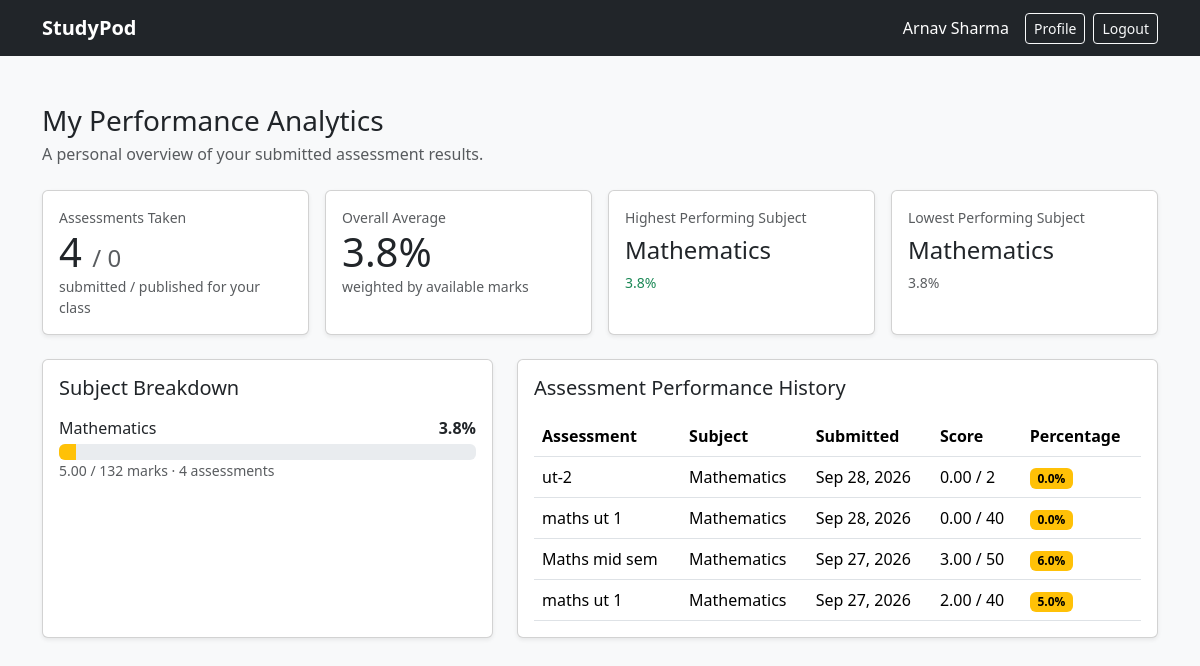
Page /academics/student/analytics/ (signed in) on the committed database.
### accounts/models.py (models this page shows, shortened)
class User(AbstractUser):
    class Role(models.TextChoices):
        TEACHER = "TEACHER", "Teacher"
        STUDENT = "STUDENT", "Student"
        PARENT = "PARENT", "Parent"
    role = models.CharField(
        max_length=10,
        choices=Role.choices,
        default=Role.STUDENT,
    )

### academics/models.py (models this page shows, shortened)
class Subject(models.Model):
    name = models.CharField(max_length=100)
    code = models.CharField(max_length=20, unique=True)

class Assessment(models.Model):
    class AssessmentType(models.TextChoices):
        TEST = "TEST", "Test"
        ASSIGNMENT = "ASSIGNMENT", "Assignment"
    class TimingMode(models.TextChoices):
        NONE = "NONE", "No Time Limit"
        ENTIRE_TEST = "ENTIRE_TEST", "Entire Test"
        PER_QUESTION = "PER_QUESTION", "Per Question"
    title = models.CharField(max_length=200)
    description = models.TextField(blank=True)
    teacher = models.ForeignKey(
        "accounts.TeacherProfile",
        on_delete=models.CASCADE,
        related_name="assessments"
    )
    student_class = models.ForeignKey(
        Class,
        on_delete=models.CASCADE,
        related_name="assessments"
    )
    subject = models.ForeignKey(
        Subject,
        on_delete=models.CASCADE,
        related_name="assessments"
    )
    assessment_type = models.CharField(
        max_length=20,
        choices=AssessmentType.choices
    )
    total_marks = models.PositiveIntegerField()
    is_published = models.BooleanField(default=False)
    max_attempts = models.PositiveIntegerField(default=1)
    shuffle_questions = models.BooleanField(default=False)
    show_results_immediately = models.BooleanField(default=True)
    results_released = models.BooleanField(default=False)
    passmark_percentage = models.FloatField(default=40.0)
    access_code = models.CharField(max_length=20, blank=True, null=True)
    instructions = models.TextField(blank=True)
    timing_mode = models.CharField(
        max_length=20,
        choices=TimingMode.choices,
        default=TimingMode.NONE
    )
    duration_hours = models.PositiveIntegerField(
        default=0
    )
    duration_minutes = models.PositiveIntegerField(
        default=0
    )
    available_from = models.DateTimeField(
        null=True,
        blank=True
    )
    due_date = models.DateTimeField(
        null=True,
        blank=True
    )
    created_at = models.DateTimeField(
        auto_now_add=True
    )

### exam_engine/models.py (models this page shows, shortened)
class AssessmentAttempt(models.Model):
    class Status(models.TextChoices):
        IN_PROGRESS = "IN_PROGRESS", "In Progress"
        SUBMITTED = "SUBMITTED", "Submitted"
        TIME_EXPIRED = "TIME_EXPIRED", "Time Expired"
        LOCKED = "LOCKED", "Locked"
        NEEDS_EVALUATION = "NEEDS_EVALUATION", "Needs Evaluation"
        EVALUATED = "EVALUATED", "Evaluated"
    assessment = models.ForeignKey(
        "academics.Assessment",
        on_delete=models.CASCADE,
        related_name="attempts"
    )
    student = models.ForeignKey(
        "accounts.StudentProfile",
        on_delete=models.CASCADE,
        related_name="assessment_attempts"
    )
    started_at = models.DateTimeField()
    expires_at = models.DateTimeField(
        null=True,
        blank=True
    )
    submitted_at = models.DateTimeField(
        null=True,
        blank=True
    )
    status = models.CharField(
        max_length=20,
        choices=Status.choices,
        default=Status.IN_PROGRESS
    )
    class Meta:
        ordering = ["-started_at", "-pk"]
        constraints = [
            models.UniqueConstraint(
                fields=["assessment", "student"],
                condition=Q(status="IN_PROGRESS"),
                name="unique_active_student_assessment_attempt",
            )
        ]

### academics/views.py (the view)
# urls.py: path("student/analytics/", views.student_analytics, name="student_analytics"),
@login_required
def student_analytics(request):
    if request.user.role != "STUDENT":
        return HttpResponseForbidden("Student analytics are available only to the signed-in student.")
    student = request.user.student_profile
    submitted_attempts = AssessmentAttempt.objects.filter(
        student=student,
        submitted_at__isnull=False,
    ).select_related("assessment__subject", "assessment__student_class")
    taken_stats = submitted_attempts.aggregate(
        taken=Count("pk"),
        total_available=Sum("assessment__total_marks"),
    )
    obtained = StudentAnswer.objects.filter(
        attempt__in=submitted_attempts,
    ).aggregate(total=Sum("awarded_marks"))["total"] or Decimal("0")
    total_available = taken_stats["total_available"] or 0
    average_percentage = (
        (Decimal(obtained) / Decimal(total_available) * Decimal("100"))
        if total_available else Decimal("0")
    )
    if student.student_class_id:
        assigned_stats = Assessment.objects.filter(
            student_class_id=student.student_class_id,
            is_published=True,
        ).aggregate(count=Count("pk"))
        subject_ids = submitted_attempts.values_list(
            "assessment__subject_id", flat=True
        ).distinct()
    else:
        assigned_stats = {"count": 0}
        subject_ids = Subject.objects.none().values_list("pk", flat=True)
    subject_breakdown = []
    for subject in Subject.objects.filter(pk__in=subject_ids).order_by("name"):
        subject_attempts = submitted_attempts.filter(assessment__subject=subject)
        stats = subject_attempts.aggregate(
            taken=Count("pk"),
            available=Sum("assessment__total_marks"),
        )
        marks = StudentAnswer.objects.filter(
            attempt__in=subject_attempts,
        ).aggregate(total=Sum("awarded_marks"))["total"] or Decimal("0")
        available = stats["available"] or 0
        percentage = Decimal(marks) / Decimal(available) * Decimal("100") if available else Decimal("0")
        subject_breakdown.append({
            "subject": subject,
            "assessments_taken": stats["taken"],
            "obtained_marks": marks,
            "total_marks": available,
            "percentage": percentage,
        })
    highest_subject = max(subject_breakdown, key=lambda row: row["percentage"], default=None)
    lowest_subject = min(subject_breakdown, key=lambda row: row["percentage"], default=None)
    history = []
    for attempt in submitted_attempts.annotate(
        analytics_score=Coalesce(
            Sum("answers__awarded_marks"),
            Value(Decimal("0.00")),
            output_field=DecimalField(max_digits=9, decimal_places=2),
        )
    ).order_by("-submitted_at", "-pk"):
        total = attempt.assessment.total_marks
        history.append({
            "attempt": attempt,
            "score": attempt.analytics_score,
            "total_marks": total,
            "percentage": (Decimal(attempt.analytics_score) / Decimal(total) * 100) if total else Decimal("0"),
        })
    return render(request, "academics/student_analytics.html", {
        "taken_count": taken_stats["taken"],
        "assigned_count": assigned_stats["count"],
        "average_percentage": average_percentage,
        "subject_breakdown": subject_breakdown,
        "highest_subject": highest_subject,
        "lowest_subject": lowest_subject,
        "history": history,
    })

### academics/templates/academics/student_analytics.html (shortened to what this page needs)
{% extends "accounts/base.html" %}
{% block content %}
<div class="mb-4">
    <h1 class="h3 mb-1">My Performance Analytics</h1>
    <p class="text-muted mb-0">A personal overview of your submitted assessment results.</p>
</div>
<div class="row g-3 mb-4">
    <div class="col-md-6 col-xl-3"><div class="card h-100 shadow-sm"><div class="card-body"><div class="text-muted small">Assessments Taken</div><div class="display-6">{{ taken_count }} <span class="fs-4 text-muted">/ {{ assigned_count }}</span></div><div class="small text-muted">submitted / published for your class</div></div></div></div>
    <div class="col-md-6 col-xl-3"><div class="card h-100 shadow-sm"><div class="card-body"><div class="text-muted small">Overall Average</div><div class="display-6">{{ average_percentage|floatformat:1 }}%</div><div class="small text-muted">weighted by available marks</div></div></div></div>
    <div class="col-md-6 col-xl-3"><div class="card h-100 shadow-sm"><div class="card-body"><div class="text-muted small">Highest Performing Subject</div><div class="h4 mt-2">{% if highest_subject %}{{ highest_subject.subject.name }}{% else %}—{% endif %}</div>{% if highest_subject %}<div class="small text-success">{{ highest_subject.percentage|floatformat:1 }}%</div>{% endif %}</div></div></div>
    <div class="col-md-6 col-xl-3"><div class="card h-100 shadow-sm"><div class="card-body"><div class="text-muted small">Lowest Performing Subject</div><div class="h4 mt-2">{% if lowest_subject %}{{ lowest_subject.subject.name }}{% else %}—{% endif %}</div>{% if lowest_subject %}<div class="small text-muted">{{ lowest_subject.percentage|floatformat:1 }}%</div>{% endif %}</div></div></div>
</div>
<div class="row g-4">
    <section class="col-lg-5">
        <div class="card shadow-sm h-100">
            <div class="card-body">
                <h2 class="h5 mb-3">Subject Breakdown</h2>
                {% for row in subject_breakdown %}
                <div class="mb-3">
                    <div class="d-flex justify-content-between mb-1"><span>{{ row.subject.name }}</span><span class="fw-semibold">{{ row.percentage|floatformat:1 }}%</span></div>
                    <div class="progress" role="progressbar" aria-label="{{ row.subject.name }} average" aria-valuenow="{{ row.percentage|floatformat:0 }}" aria-valuemin="0" aria-valuemax="100">
                        <div class="progress-bar {% if row.percentage < 50 %}bg-warning{% endif %}" style="width: {{ row.percentage|floatformat:0 }}%"></div>
                    </div>
                    <div class="small text-muted">{{ row.obtained_marks|floatformat:2 }} / {{ row.total_marks }} marks · {{ row.assessments_taken }} assessment{{ row.assessments_taken|pluralize }}</div>
                </div>
                {% empty %}<p class="text-muted mb-0">Subject averages will appear after you submit an assessment.</p>{% endfor %}
            </div>
        </div>
    </section>
    <section class="col-lg-7">
        <div class="card shadow-sm">
            <div class="card-body">
                <h2 class="h5 mb-3">Assessment Performance History</h2>
                <div class="table-responsive">
                    <table class="table table-hover align-middle mb-0">
                        <thead><tr><th>Assessment</th><th>Subject</th><th>Submitted</th><th>Score</th><th>Percentage</th></tr></thead>
                        <tbody>
                            {% for row in history %}
                            <tr>
                                <td>{{ row.attempt.assessment.title }}</td>
                                <td>{{ row.attempt.assessment.subject.name }}</td>
                                <td>{{ row.attempt.submitted_at|date:"M j, Y" }}</td>
                                <td>{{ row.score|floatformat:2 }} / {{ row.total_marks }}</td>
                                <td><span class="badge {% if row.percentage < 50 %}text-bg-warning{% else %}text-bg-success{% endif %}">{{ row.percentage|floatformat:1 }}%</span></td>
                            </tr>
                            {% empty %}<tr><td colspan="5" class="text-center text-muted py-4">No submitted assessment results yet.</td></tr>{% endfor %}
                        </tbody>
                    </table>
                </div>
            </div>
        </div>
    </section>
</div>
{% endblock %}

### accounts/templates/accounts/base.html (shortened to what this page needs)
<!DOCTYPE html>
<html lang="en">
<head>
    <link
        href="https://cdn.jsdelivr.net/npm/bootstrap@5.3.3/dist/css/bootstrap.min.css"
        rel="stylesheet"
    >
</head>
<body class="bg-light">
    <nav class="navbar navbar-dark bg-dark">
        <div class="container d-flex justify-content-between">
            {% if user.is_authenticated %}
                <a href="{% url 'dashboard' %}" class="navbar-brand fw-semibold">StudyPod</a>
                <div class="d-flex align-items-center">
                    <span class="text-white me-3">
                        {{ user.get_full_name|default:user.username }}
                    </span>
                    <a
                      href="{% url 'profile' %}"
                    class="btn btn-outline-light btn-sm me-2"
                    >
                    Profile
                    </a>
                    <a
                    href="{% url 'logout' %}"
                    class="btn btn-outline-light btn-sm"
                    >
                    Logout
                    </a>
                </div>
            {% endif %}
        </div>
    </nav>
    <main class="container py-5">
        {% block content %}
        {% endblock %}
    </main>
</body>
</html>

### rows in the picture
User: get_full_name "Arnav Sharma"
Subject: subject.name "Mathematics", percentage "3.8", obtained_marks "5.00", total_marks "132", assessments_taken "4"
AssessmentAttempt: attempt.assessment "ut-2", attempt.assessment.subject.name "Mathematics", attempt.submitted_at "Sep 28, 2026", score "0.00", total_marks "2", percentage "0.0"
AssessmentAttempt: attempt.assessment "maths ut 1", attempt.assessment.subject.name "Mathematics", attempt.submitted_at "Sep 28, 2026", score "0.00", total_marks "40", percentage "0.0"
AssessmentAttempt: attempt.assessment "Maths mid sem", attempt.assessment.subject.name "Mathematics", attempt.submitted_at "Sep 27, 2026", score "3.00", total_marks "50", percentage "6.0"
AssessmentAttempt: attempt.assessment "maths ut 1", attempt.assessment.subject.name "Mathematics", attempt.submitted_at "Sep 27, 2026", score "2.00", total_marks "40", percentage "5.0"

### other values in the picture
{{ taken_count }} "4"
{{ assigned_count }} "0"
{{ average_percentage|floatformat:1 }} "3.8"
{{ highest_subject.percentage|floatformat:1 }} "3.8"
{{ lowest_subject.percentage|floatformat:1 }} "3.8"
